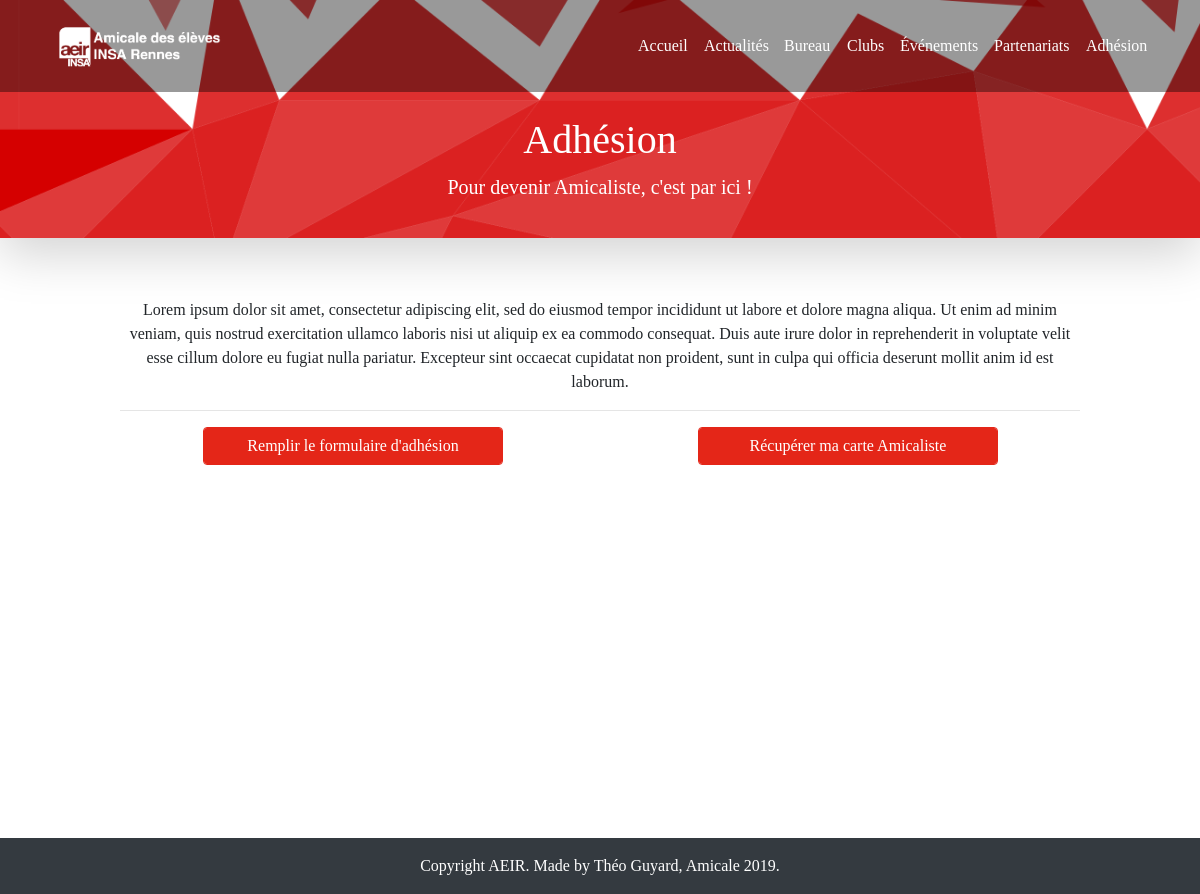
/adhesion, run on an earlier commit of the app's database.
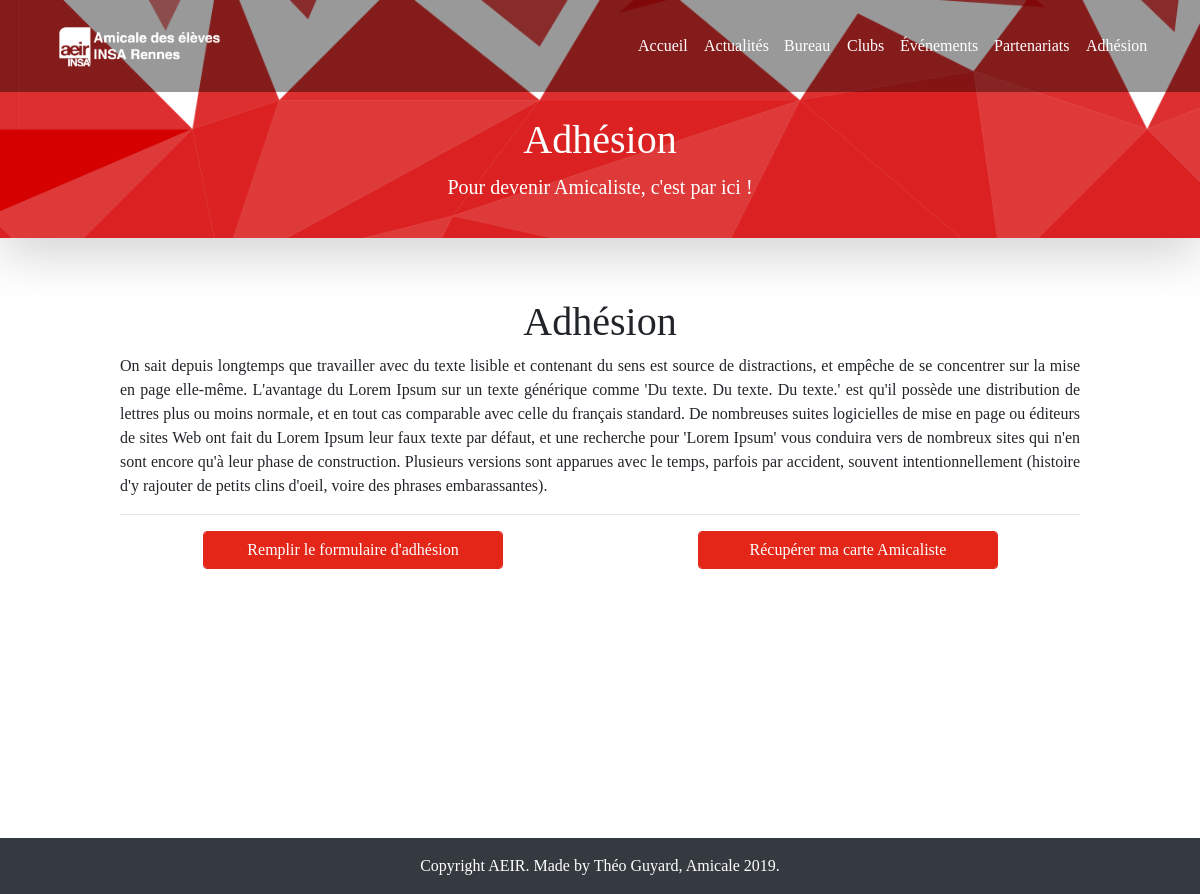
And on a later commit of the database.
### content/models.py (models this page shows, shortened)
class GlobalWebsiteParameters(models.Model):
    frontpage_video = models.FileField(upload_to="global_parameters", default=None)
    default_adhesion_picture = StdImageField(
        upload_to="global_parameters",
        validators=[MinSizeValidator(230, 292), MaxSizeValidator(1080, 720)],
        variations={"thumbnail": {"width": 230, "height": 292, "crop": True}},
        default=None,
    )
    conditions_adhesion = models.FileField(upload_to="global_parameters", default=None)
    insa_description = RichTextField()
    aeir_description = RichTextField()
    adhesion_description = RichTextField()

### content/views.py (the view)
# urls.py: path("adhesion", views.AdhesionView.as_view(), name="adhesion"),
class AdhesionView(TemplateView):
    template_name = "content/adhesion.html"
    def get_context_data(self, **kwargs):
        context = super().get_context_data(**kwargs)
        context["page_title"] = "Adhésion"
        context["page_subtitle"] = "Pour devenir Amicaliste, c'est par ici !"
        context["global_parameters"] = GlobalWebsiteParameters.objects.all().first()
        return context

### templates/content/adhesion.html (shortened to what this page needs)
{% extends 'base.html' %}
{% block content %}
<div class="text-center">
    {{ global_parameters.adhesion_description|safe }}
    <hr>
    <div class="row">
        <div class="col-md-4 m-auto pb-2">
            <a href="{% url 'adhesion_form' %}" class="btn btn-primary form-control hvr-grow">Remplir le formulaire d'adhésion</a>
        </div>
        <div class="col-md-4 m-auto pb-2">
            <a href="{% url 'adhesion_get_card' %}" class="btn btn-primary form-control hvr-grow">Récupérer ma carte Amicaliste</a>
        </div>
    </div>
</div>
{% endblock %}

What changed in the data, as far as the page shows it:
changed GlobalWebsiteParameters: adhesion_description "Lorem ipsum dolor sit amet, consectetur adipiscing elit, sed do eiusmod tempor incididunt ut labore et dolore magna aliqua. Ut enim ad minim veniam, quis nostrud exercitation ullamco laboris nisi ut aliquip ex ea commodo consequat. Duis aute irure dolor in reprehenderit in voluptate velit esse cillum dolore eu fugiat nulla pariatur. Excepteur sint occaecat cupidatat non proident, sunt in culpa qui officia deserunt mollit anim id est laborum." → "Adhésion On sait depuis longtemps que travailler avec du texte lisible et contenant du sens est source de distractions, et empêche de se concentrer sur la mise en page elle-même. L'avantage du Lorem Ipsum sur un texte générique comme 'Du texte. Du texte. Du texte.' est qu'il possède une distribution de lettres plus ou moins normale, et en tout cas comparable avec celle du français standard. De nombreuses suites logicielles de mise en page ou éditeurs de sites Web ont fait du Lorem Ipsum leur faux texte par défaut, et une recherche pour 'Lorem Ipsum' vous conduira vers de nombreux sites qui n'en sont encore qu'à leur phase de construction. Plusieurs versions sont apparues avec le temps,…"
